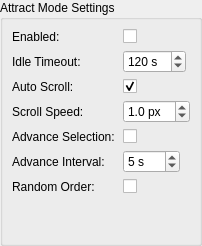
<?xml version="1.0" encoding="UTF-8"?>
<ui version="4.0">
 <class>AttractPanel</class>
 <widget class="QWidget" name="AttractPanel">
  <layout class="QVBoxLayout" name="rootLayout">
   <property name="leftMargin"><number>0</number></property>
   <property name="topMargin"><number>0</number></property>
   <property name="rightMargin"><number>0</number></property>
   <property name="bottomMargin"><number>0</number></property>
   <item>
    <widget class="QGroupBox" name="attractGroupBox">
     <property name="title"><string>Attract Mode Settings</string></property>
     <layout class="QVBoxLayout" name="attractContentLayout">
      <item>
       <layout class="QFormLayout" name="attractFormLayout">
        <property name="horizontalSpacing"><number>8</number></property>
        <property name="verticalSpacing"><number>6</number></property>
        <property name="fieldGrowthPolicy"><enum>QFormLayout::FieldGrowthPolicy::ExpandingFieldsGrow</enum></property>
        <item row="0" column="0">
         <widget class="QLabel" name="attractModeLabel">
          <property name="text"><string>Enabled:</string></property>
         </widget>
        </item>
        <item row="0" column="1">
         <widget class="QCheckBox" name="attractModeCheckBox">
          <property name="toolTip"><string>Automatically scroll through items after an idle timeout</string></property>
         </widget>
        </item>
        <item row="1" column="0">
         <widget class="QLabel" name="attractIdleTimeoutLabel">
          <property name="text"><string>Idle Timeout:</string></property>
         </widget>
        </item>
        <item row="1" column="1">
         <widget class="QSpinBox" name="attractIdleTimeoutSpinBox">
          <property name="minimumWidth"><number>80</number></property>
          <property name="toolTip"><string>Seconds of inactivity before attract mode activates (10-3600)</string></property>
          <property name="suffix"><string> s</string></property>
          <property name="minimum"><number>10</number></property>
          <property name="maximum"><number>3600</number></property>
          <property name="value"><number>120</number></property>
         </widget>
        </item>
        <item row="2" column="0">
         <widget class="QLabel" name="attractAutoScrollLabel">
          <property name="text"><string>Auto Scroll:</string></property>
         </widget>
        </item>
        <item row="2" column="1">
         <widget class="QCheckBox" name="attractAutoScrollCheckBox">
          <property name="toolTip"><string>Smoothly scroll the viewport up and down while attract mode is active</string></property>
          <property name="checked"><bool>true</bool></property>
         </widget>
        </item>
        <item row="3" column="0">
         <widget class="QLabel" name="attractScrollSpeedLabel">
          <property name="text"><string>Scroll Speed:</string></property>
         </widget>
        </item>
        <item row="3" column="1">
         <widget class="QDoubleSpinBox" name="attractScrollSpeedSpinBox">
          <property name="minimumWidth"><number>80</number></property>
          <property name="toolTip"><string>Scroll speed in pixels per frame during attract mode (0.1-10). Sub-pixel speeds accumulate per frame for very slow scroll (e.g. one page in 30+ seconds).</string></property>
          <property name="suffix"><string> px</string></property>
          <property name="decimals"><number>1</number></property>
          <property name="singleStep"><double>0.1</double></property>
          <property name="minimum"><double>0.1</double></property>
          <property name="maximum"><double>10.0</double></property>
          <property name="value"><double>1.0</double></property>
         </widget>
        </item>
        <item row="4" column="0">
         <widget class="QLabel" name="attractAdvanceSelectionLabel">
          <property name="text"><string>Advance Selection:</string></property>
         </widget>
        </item>
        <item row="4" column="1">
         <widget class="QCheckBox" name="attractAdvanceSelectionCheckBox">
          <property name="toolTip"><string>Also cycle through items by changing the selection on its own timer while attract mode is active</string></property>
         </widget>
        </item>
        <item row="5" column="0">
         <widget class="QLabel" name="attractAdvanceIntervalLabel">
          <property name="text"><string>Advance Interval:</string></property>
         </widget>
        </item>
        <item row="5" column="1">
         <widget class="QSpinBox" name="attractAdvanceIntervalSpinBox">
          <property name="minimumWidth"><number>80</number></property>
          <property name="toolTip"><string>Seconds between selection advances during attract mode (1-600)</string></property>
          <property name="suffix"><string> s</string></property>
          <property name="minimum"><number>1</number></property>
          <property name="maximum"><number>600</number></property>
          <property name="value"><number>5</number></property>
         </widget>
        </item>
        <item row="6" column="0">
         <widget class="QLabel" name="attractAdvanceRandomLabel">
          <property name="text"><string>Random Order:</string></property>
         </widget>
        </item>
        <item row="6" column="1">
         <widget class="QCheckBox" name="attractAdvanceRandomCheckBox">
          <property name="toolTip"><string>When advancing the selection, pick a random item instead of the next sequential one</string></property>
         </widget>
        </item>
       </layout>
      </item>
      <item>
       <spacer name="attractVerticalSpacer">
        <property name="orientation"><enum>Qt::Orientation::Vertical</enum></property>
        <property name="sizeHint" stdset="0"><size><width>20</width><height>40</height></size></property>
       </spacer>
      </item>
     </layout>
    </widget>
   </item>
  </layout>
 </widget>
 <resources/>
 <connections/>
</ui>
